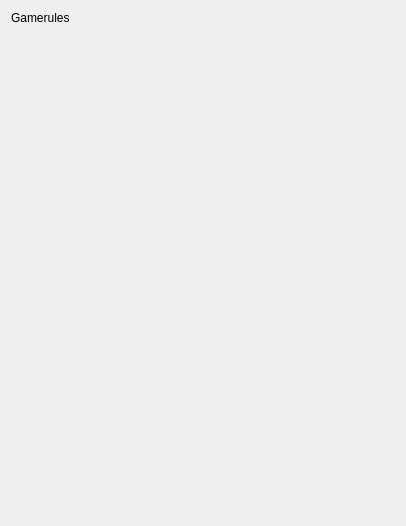
<?xml version="1.0" encoding="UTF-8"?>
<ui version="4.0">
 <class>Dialog</class>
 <widget class="QDialog" name="Dialog">
  <property name="geometry">
   <rect>
    <x>0</x>
    <y>0</y>
    <width>406</width>
    <height>526</height>
   </rect>
  </property>
  <property name="windowTitle">
   <string>Dialog</string>
  </property>
  <layout class="QVBoxLayout" name="verticalLayout">
   <item>
    <widget class="QLabel" name="label">
     <property name="text">
      <string>Gamerules</string>
     </property>
     <property name="alignment">
      <set>Qt::AlignLeading|Qt::AlignLeft|Qt::AlignTop</set>
     </property>
    </widget>
   </item>
  </layout>
 </widget>
 <resources/>
 <connections/>
</ui>
